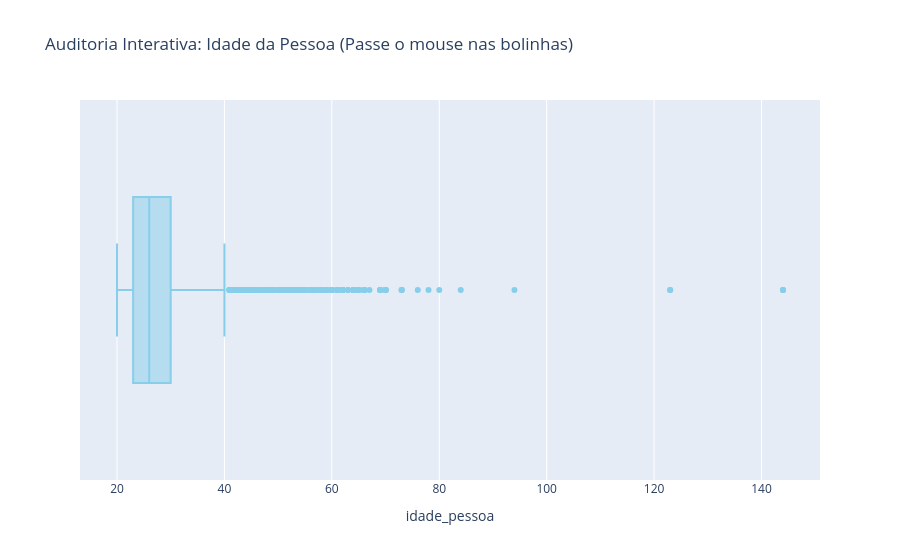

The notebook cell saved with this chart:
### Markdown cell above
Busquei um gráfico para melhor analisar e entender esses dados para a aplicação futura dos modelos.
O Uso do Plotly para Análise Visual para melhor entender informações discrepantes (outliers).

* **Visualização Interativa:** A interatividade do Plotly facilitou a inspeção individual de cada ponto que ultrapassa os limites do boxplot, confirmando que a maioria dos valores extremos na base de `renda_pessoa` não são erros de digitação, mas sim clientes com rendas muito acima da média do grupo.

### Code cell
import plotly.express as px

fig_idade = px.box(
    df, 
    x="idade_pessoa", 
    title="Auditoria Interativa: Idade da Pessoa (Passe o mouse nas bolinhas)",
    points="outliers"
)
fig_idade.update_traces(marker_color='skyblue')
fig_idade.show()

### Figure 1 — Plotly figure (JSON) as saved in the notebook; plotly's stock layout.template omitted (floating-point values rounded to 4 significant figures; data arrays with more than 128 entries replaced by an {"elided": "..."} marker saying what was removed)
{"data": [{"alignmentgroup": "True", "boxpoints": "outliers", "hovertemplate": "idade_pessoa=%{x}<extra></extra>", "legendgroup": "", "marker": {"color": "skyblue"}, "name": "", "notched": false, "offsetgroup": "", "orientation": "h", "showlegend": false, "type": "box", "x": {"elided": "32416 int values"}, "x0": " ", "xaxis": "x", "y0": " ", "yaxis": "y"}], "layout": {"boxmode": "group", "legend": {"tracegroupgap": 0}, "title": {"text": "Auditoria Interativa: Idade da Pessoa (Passe o mouse nas bolinhas)"}, "xaxis": {"anchor": "y", "domain": [0, 1], "title": {"text": "idade_pessoa"}}, "yaxis": {"anchor": "x", "domain": [0, 1]}}}
